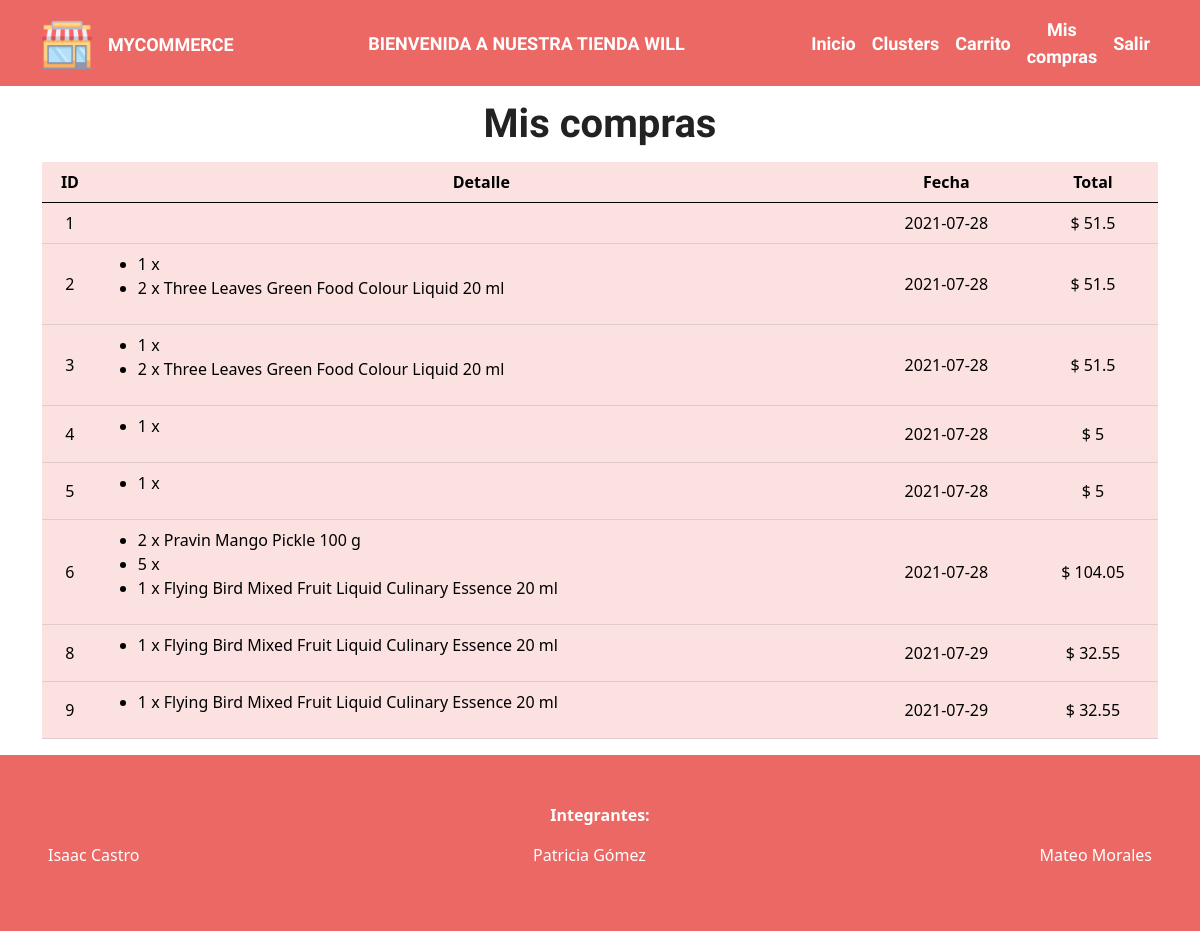
Page /compras (signed in) on the earlier database version.
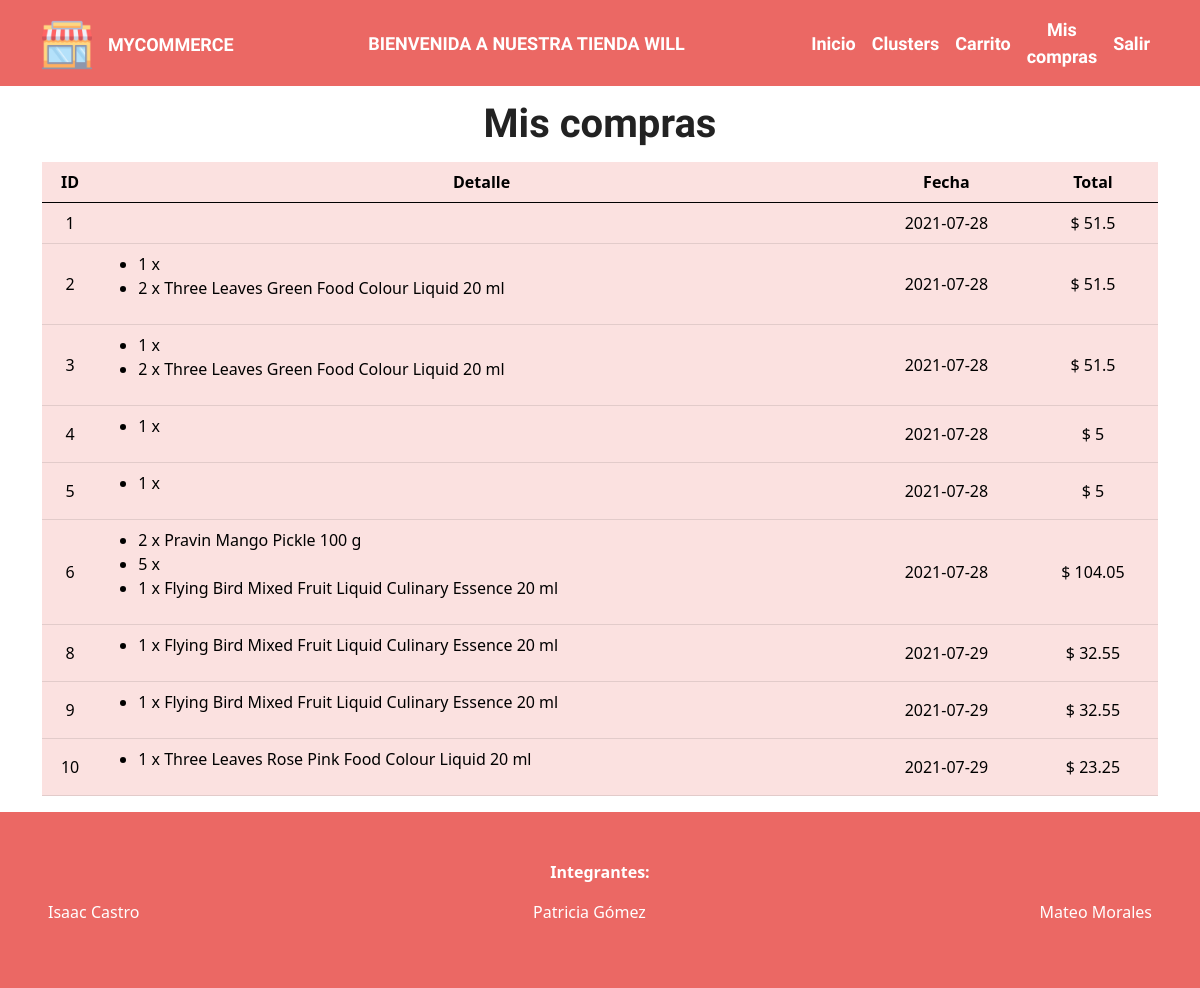
Same page on the later database version.
### tables this page shows
CREATE TABLE "payments" (
	"id"	INTEGER PRIMARY KEY AUTOINCREMENT,
	"date"	INTEGER NOT NULL,
	"total"	NUMERIC NOT NULL,
	"user_id"	INTEGER NOT NULL,
	FOREIGN KEY("user_id") REFERENCES "users"("id")
);

### app.py (the view)
@app.route('/compras')
@login_required
def get_compras():
    conn = sqlite3.connect('app.db')
    curs = conn.cursor()
    user_id = current_user.get_id()
    curs.execute("SELECT * FROM payments where user_id = (?)", [user_id])
    compras = list(curs.fetchall())
    detalle = []
    for compra in compras:
        obj = {
            "id": compra[0],
            "fecha": compra[1],
            "total": compra[2]
        }
        curs.execute("SELECT * FROM payment_detail where payment_id = (?)", [obj['id']])
        compra_detalle = list(curs.fetchall())
        detalle_prods = []
        if len(compra_detalle) > 0:
            for item in compra_detalle:
                prod_id = item[1]
                prod = products.get_product_by_id(prod_id)
                cantidad = item[2]
                detalle_prods.append((prod, cantidad))
        obj['detalle'] = detalle_prods
        detalle.append(obj)
    return render_template('compras.html', user= current_user.get_data(), detalle=detalle)

### app.py (called while the page is built)
@login_manager.user_loader
def load_user(user_id):
    conn = sqlite3.connect('app.db')
    curs = conn.cursor()
    curs.execute("SELECT * from users where id = (?)", [user_id])
    lu = curs.fetchone()
    if lu is None:
        return None
    else:
        return User(int(lu[0]), lu[1], lu[2], lu[3])

@app.template_filter('date')
def timestamp_to_date(ts):
    date = datetime.fromtimestamp(ts)
    return date.date()

### controllers/products.py (called while the page is built)
def get_product_by_id(id):
    for prod in products:
        if int(prod['ID']) == id:
            return prod
    return None

### controllers/users.py (called while the page is built)
    def get_id(self):
        return self.id

    def get_data(self):
        return {'id': self.id, 'names': self.names, 'email': self.email}

### templates/compras.html
{% extends "base.html" %} {% block content %}
<div class="container">
  <div class="row">
    <div class="col">
      <h1 class="text-center my-3">Mis compras</h1>
      <table class="table table-primary">
        <thead>
          <tr>
            <th class="text-center">ID</th>
            <th class="text-center">Detalle</th>
            <th class="text-center">Fecha</th>
            <th class="text-center">Total</th>
          </tr>
        </thead>
        <tbody>
          {% for item in detalle %}
          <tr>
            <td class="text-center align-middle">
              {{ item['id'] }}
            </td>
            <td>
              <ul>
                {% for detalle in item.detalle %}
                <li> {{ detalle[1]}} x {{ detalle[0]['PRODUCT NAME'] }} </li>
                {% endfor %}
              </ul>
            </td>
            <td class="text-center align-middle"> {{ item.fecha|date }} </td>
            <td class="text-center align-middle"> $ {{ item.total }}</td>
          </tr>
          {% endfor %}
        </tbody>
      </table>
    </div>
  </div>
</div>
{% endblock %}

Differences in the rows shown:
added payments: id "10", detalle "1", detalle "Three Leaves Rose Pink Food Colour Liquid 20 ml", fecha "2021-07-29", total "23.25"
